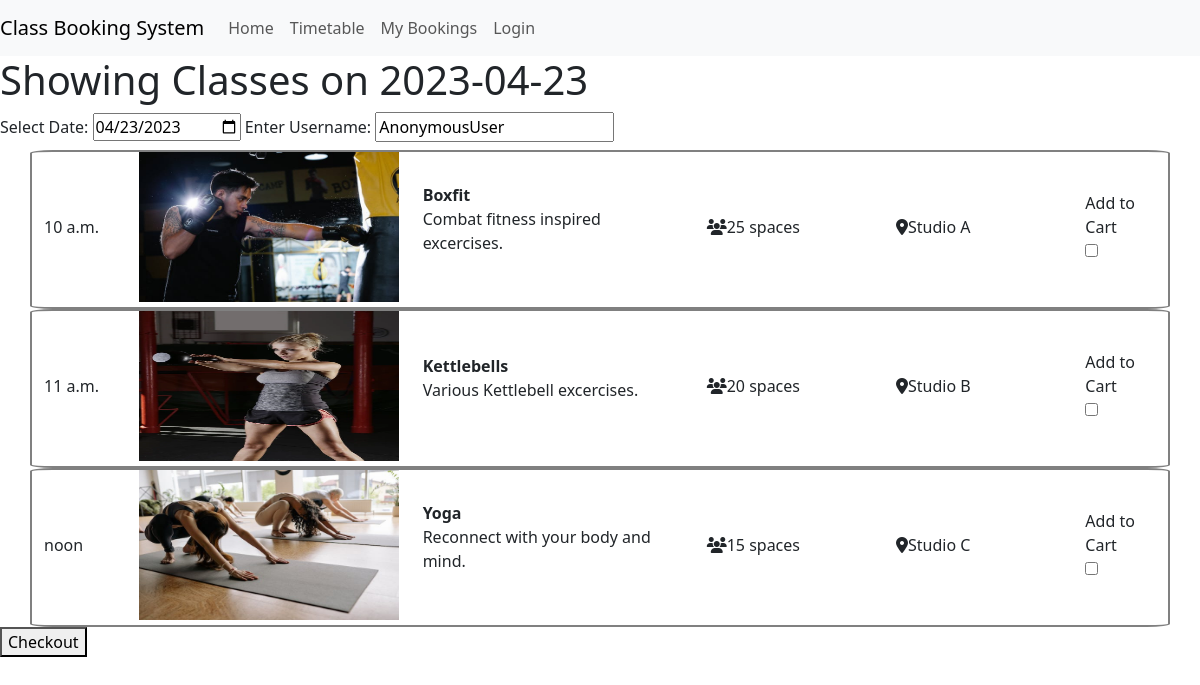
The page /make_booking.html on the database its author committed.
### classbooking_app/models.py (models this page shows, shortened)
class Session(models.Model):
    activity = models.ForeignKey(Activity, on_delete=models.CASCADE)
    date = models.DateField(default=date.today())
    time = models.TimeField(default=datetime.now())
    spaces = models.IntegerField(default=25)
    location = models.CharField(max_length=50, default='Studio A')
    running = models.BooleanField(default=True)

class Activity(models.Model):
    name = models.CharField(max_length=50, null=False, blank=False, default="test_class")
    description = models.CharField(max_length=50, null=False, blank=False, default="test_description")
    image = models.CharField(max_length=20, null=False, blank=False, default="test_image")

### classbooking_app/views.py (the view, shortened to what this page needs)
# urls.py: path('make_booking.html', views.show_sessions, name='show_sessions'),
def show_sessions(request):
    date = "2023-04-23"
    todays_sessions = Session.objects.filter(date=date)
    initial_context = {
        'date':date,
        'todays_sessions':todays_sessions
    }
    return render(request, 'classbooking_app/make_booking.html', initial_context)

### classbooking_app/templates/classbooking_app/make_booking.html (shortened to what this page needs)
{% extends 'classbooking_app/base.html' %}
{% block content %}
<div id="timetable">
<h1>Showing Classes on {{ date }}</h1>
    <form method="POST" id="date-form">
        <label for="select-date">Select Date:</label>
        <input type="date" id="select-date" name="date_name" value="{{ date }}">
      <label for="username">Enter Username:</label>
      <input type="text" id="username" name="user_name" value="{{ user }}">
    <div class="container">
      {% for session in todays_sessions %}
        <div class="excercise row vertical-margin">
          <div class="col-1 col-sm-1 col-lg-1 align-self-center">{{ session.time }}</div>
          <div class="col-5 col-sm-5 col-lg-3 has-bg-img">
            <img class="bg-img my-image" src="../../static/classbooking_app/images/{{ session.activity.image }}">
          </div>
          <div class="col-6 col-sm-3 col-lg-3 align-self-center"><strong>{{ session.activity.name }}</strong>
            <p>{{ session.activity.description }}</p>
          </div>
          <div class="col-5 offset-1 col-sm-3 offset-sm-0 col-lg-2 offset-lg-0 align-self-center"><i class="fa-solid fa-users"></i>{{ session.spaces }} spaces</div>
          <div class="col-2 col-sm-5 offset-sm-1 col-lg-2 offset-lg-0 align-self-center"><i class="fa-solid fa-location-dot"></i>{{ session.location }}</div>
          <div class="col-2 offset-2 col-sm-2 offset-sm-4 col-lg-1 offset-lg-0 align-self-center">
            <label for="{{ session.id }}">Add to Cart</label>
            <input class="add-to-cart" type="checkbox" id="{{ session.id }}" name="{{ session.id }}">
          </div>
        </div>
        {% endfor %}
      </div>
  <button type="button" id="checkout-button">Checkout</button>
</div>
{% endblock %}

### classbooking_app/static/classbooking_app/css/style.css (style rules this page uses)
.my-image { width:100%; height:150px; }
.excercise { border-style: solid; border-width: 2px; border-color:grey; border-radius: 2%; padding-bottom: 5px; }

### rows shown on the page
Session: time "10 a.m.", activity.image (picture), activity.name "Boxfit", activity.description "Combat fitness inspired excercises.", spaces "25", location "Studio A"
Session: time "11 a.m.", activity.image (picture), activity.name "Kettlebells", activity.description "Various Kettlebell excercises.", spaces "20", location "Studio B"
Session: time "noon", activity.image (picture), activity.name "Yoga", activity.description "Reconnect with your body and mind.", spaces "15", location "Studio C"

### other values the page prints
{{ date }} "2023-04-23"
